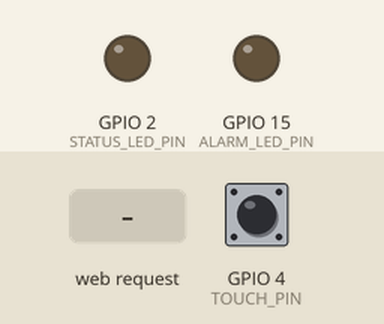
Simulated run of this sketch. Board: ESP32. Shown: output pins drawn as LEDs (lit = HIGH). Dashed ring = blinking. The inputs (shaded band) are chosen by the test bench; at power-on: GPIO 4 (TOUCH_PIN) HIGH. WiFi joins after 1.5 s; servers stay silent unless stated; what the sketch prints to the serial monitor is not drawn.

Above: at 2.7 s.
2.8 s: HTTP request GET /arm received
At 3.05 s:
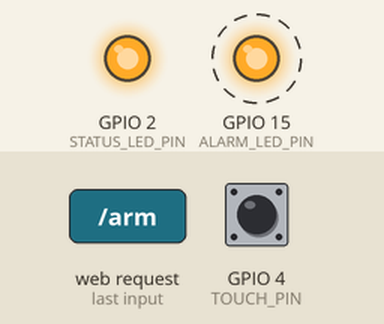
5.8 s: HTTP request GET /disarm received
At 6.2 s:
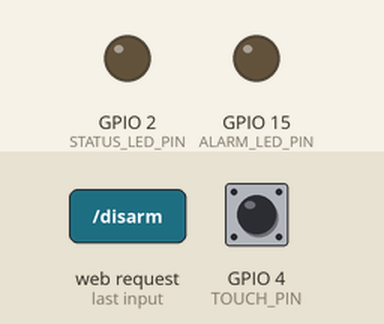
Timing chart, 0 to 8.8 s (numbered marks = the images above; inputs shaded):
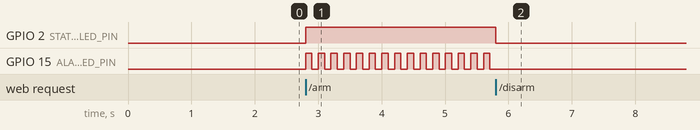

The sketch:

ex081.ino
```cpp
#include <WiFi.h>
#include <WebServer.h>

const char* ssid = "xswl";
const char* password = "hxy060617";

const int TOUCH_PIN = 4;        // 触摸引脚
const int STATUS_LED_PIN = 2;   // 状态指示灯 (布防时常亮)
const int ALARM_LED_PIN = 15;   // 警报指示灯 (报警时狂闪)
int threshold = 400;             // 触摸阈值

// 系统状态
bool isArmed = false;
bool isAlarming = false;

// 非阻塞闪烁变量
unsigned long previousMillis = 0;
const long blinkInterval = 100; // 狂闪频率

WebServer server(80);

String makePage() {
  String sysState = isArmed ? (isAlarming ? "<span style='color:red;'>🚨 警报触发中！</span>" : "<span style='color:green;'>🛡️ 已布防，安全</span>") : "<span style='color:gray;'>⭕ 已撤防</span>";

  String html = R"rawliteral(
<!DOCTYPE html>
<html lang="zh-CN">
<head>
  <meta charset="UTF-8">
  <meta name="viewport" content="width=device-width, initial-scale=1.0">
  <meta http-equiv="refresh" content="3">
  <title>双灯版安防主机</title>
</head>
<body style="font-family:Arial; text-align:center; margin-top:50px;">
  <h1>物联网安防报警模拟 (双灯增强版)</h1>
  <h2>系统状态: )rawliteral" + sysState + R"rawliteral(</h2>
  <br><br>
  <a href="/arm"><button style="padding:15px 30px; font-size:16px; background-color:#4CAF50; color:white; border:none; border-radius:5px;">开始布防 (Arm)</button></a>
  &nbsp;&nbsp;&nbsp;
  <a href="/disarm"><button style="padding:15px 30px; font-size:16px; background-color:#f44336; color:white; border:none; border-radius:5px;">解除布防 (Disarm)</button></a>
</body>
</html>
)rawliteral";
  return html;
}

void handleRoot() {
  server.send(200, "text/html; charset=UTF-8", makePage());
}

void handleArm() {
  isArmed = true;
  digitalWrite(STATUS_LED_PIN, HIGH); // 布防时点亮状态灯
  server.sendHeader("Location", "/");
  server.send(303);
}

void handleDisarm() {
  isArmed = false;
  isAlarming = false;
  digitalWrite(STATUS_LED_PIN, LOW); // 撤防时熄灭状态灯
  digitalWrite(ALARM_LED_PIN, LOW);  // 确保警报灯熄灭
  server.sendHeader("Location", "/");
  server.send(303);
}

void setup() {
  Serial.begin(115200);

  pinMode(STATUS_LED_PIN, OUTPUT);
  pinMode(ALARM_LED_PIN, OUTPUT);
  digitalWrite(STATUS_LED_PIN, LOW);
  digitalWrite(ALARM_LED_PIN, LOW);

  WiFi.begin(ssid, password);
  Serial.print("连接WiFi");
  while (WiFi.status() != WL_CONNECTED) {
    delay(500);
    Serial.print(".");
  }
  Serial.println("\n连接成功");
  Serial.print("访问控制面板: http://");
  Serial.println(WiFi.localIP());

  server.on("/", handleRoot);
  server.on("/arm", handleArm);
  server.on("/disarm", handleDisarm);
  server.begin();
}

void loop() {
  server.handleClient();

  if (isArmed) {
    if (!isAlarming) {
      // 正在布防且未报警时，检测导线是否被触摸
      int touchValue = touchRead(TOUCH_PIN);
      if (touchValue < threshold && touchValue > 0) {
        Serial.println("入侵检测！触发报警！");
        isAlarming = true; // 锁定报警状态
      }
    } else {
      // 报警状态：警报灯狂闪，状态灯依然保持常亮
      unsigned long currentMillis = millis();
      if (currentMillis - previousMillis >= blinkInterval) {
        previousMillis = currentMillis;
        int ledState = digitalRead(ALARM_LED_PIN);
        digitalWrite(ALARM_LED_PIN, !ledState);
      }
    }
  }
}
```

Measured:
- after the input at 2.8 s, GPIO 2 (STATUS_LED_PIN): LOW → HIGH at once; GPIO 15 (ALARM_LED_PIN): alternates HIGH for 0.10 s and LOW for 0.10 s, starting at once
- after the input at 5.8 s, GPIO 2 (STATUS_LED_PIN): HIGH → LOW at once; GPIO 15 (ALARM_LED_PIN): stops changing and stays LOW
